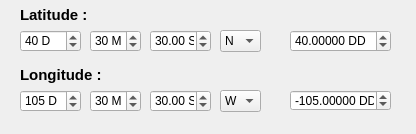
<?xml version="1.0" encoding="UTF-8"?>
<ui version="4.0">
 <class>LatlngcalcDialogBase</class>
 <widget class="QDialog" name="LatlngcalcDialogBase">
  <property name="geometry">
   <rect>
    <x>0</x>
    <y>0</y>
    <width>416</width>
    <height>134</height>
   </rect>
  </property>
  <property name="windowTitle">
   <string>Latitude / Longitude Calculator</string>
  </property>
  <widget class="QLabel" name="label">
   <property name="geometry">
    <rect>
     <x>20</x>
     <y>-1</y>
     <width>71</width>
     <height>31</height>
    </rect>
   </property>
   <property name="font">
    <font>
     <pointsize>11</pointsize>
     <weight>75</weight>
     <bold>true</bold>
    </font>
   </property>
   <property name="text">
    <string>Latitude :</string>
   </property>
  </widget>
  <widget class="QSpinBox" name="spbLatD">
   <property name="geometry">
    <rect>
     <x>20</x>
     <y>30</y>
     <width>61</width>
     <height>22</height>
    </rect>
   </property>
   <property name="suffix">
    <string> D</string>
   </property>
   <property name="maximum">
    <number>90</number>
   </property>
   <property name="value">
    <number>40</number>
   </property>
  </widget>
  <widget class="QSpinBox" name="spbLatM">
   <property name="geometry">
    <rect>
     <x>90</x>
     <y>30</y>
     <width>51</width>
     <height>22</height>
    </rect>
   </property>
   <property name="suffix">
    <string> M</string>
   </property>
   <property name="maximum">
    <number>59</number>
   </property>
   <property name="value">
    <number>30</number>
   </property>
  </widget>
  <widget class="QDoubleSpinBox" name="spbLatS">
   <property name="geometry">
    <rect>
     <x>150</x>
     <y>30</y>
     <width>61</width>
     <height>22</height>
    </rect>
   </property>
   <property name="prefix">
    <string/>
   </property>
   <property name="suffix">
    <string> S</string>
   </property>
   <property name="maximum">
    <double>59.990000000000002</double>
   </property>
   <property name="value">
    <double>30.000000000000000</double>
   </property>
  </widget>
  <widget class="QComboBox" name="cmbLatH">
   <property name="geometry">
    <rect>
     <x>220</x>
     <y>30</y>
     <width>41</width>
     <height>22</height>
    </rect>
   </property>
   <item>
    <property name="text">
     <string>N</string>
    </property>
   </item>
   <item>
    <property name="text">
     <string>S</string>
    </property>
   </item>
  </widget>
  <widget class="QDoubleSpinBox" name="spbLatDD">
   <property name="geometry">
    <rect>
     <x>290</x>
     <y>30</y>
     <width>101</width>
     <height>22</height>
    </rect>
   </property>
   <property name="suffix">
    <string> DD</string>
   </property>
   <property name="decimals">
    <number>5</number>
   </property>
   <property name="minimum">
    <double>-90.000000000000000</double>
   </property>
   <property name="maximum">
    <double>90.000000000000000</double>
   </property>
   <property name="singleStep">
    <double>0.010000000000000</double>
   </property>
   <property name="value">
    <double>40.000000000000000</double>
   </property>
  </widget>
  <widget class="QDoubleSpinBox" name="spbLngS">
   <property name="geometry">
    <rect>
     <x>150</x>
     <y>90</y>
     <width>61</width>
     <height>22</height>
    </rect>
   </property>
   <property name="prefix">
    <string/>
   </property>
   <property name="suffix">
    <string> S</string>
   </property>
   <property name="maximum">
    <double>59.990000000000002</double>
   </property>
   <property name="value">
    <double>30.000000000000000</double>
   </property>
  </widget>
  <widget class="QComboBox" name="cmbLngH">
   <property name="geometry">
    <rect>
     <x>220</x>
     <y>90</y>
     <width>41</width>
     <height>22</height>
    </rect>
   </property>
   <item>
    <property name="text">
     <string>W</string>
    </property>
   </item>
   <item>
    <property name="text">
     <string>E</string>
    </property>
   </item>
  </widget>
  <widget class="QDoubleSpinBox" name="spbLngDD">
   <property name="geometry">
    <rect>
     <x>290</x>
     <y>90</y>
     <width>101</width>
     <height>21</height>
    </rect>
   </property>
   <property name="suffix">
    <string> DD</string>
   </property>
   <property name="decimals">
    <number>5</number>
   </property>
   <property name="minimum">
    <double>-180.000000000000000</double>
   </property>
   <property name="maximum">
    <double>180.000000000000000</double>
   </property>
   <property name="singleStep">
    <double>0.010000000000000</double>
   </property>
   <property name="value">
    <double>-105.000000000000000</double>
   </property>
  </widget>
  <widget class="QSpinBox" name="spbLngD">
   <property name="geometry">
    <rect>
     <x>20</x>
     <y>90</y>
     <width>61</width>
     <height>22</height>
    </rect>
   </property>
   <property name="suffix">
    <string> D</string>
   </property>
   <property name="maximum">
    <number>180</number>
   </property>
   <property name="value">
    <number>105</number>
   </property>
  </widget>
  <widget class="QSpinBox" name="spbLngM">
   <property name="geometry">
    <rect>
     <x>90</x>
     <y>90</y>
     <width>51</width>
     <height>22</height>
    </rect>
   </property>
   <property name="suffix">
    <string> M</string>
   </property>
   <property name="maximum">
    <number>59</number>
   </property>
   <property name="value">
    <number>30</number>
   </property>
  </widget>
  <widget class="QLabel" name="label_2">
   <property name="geometry">
    <rect>
     <x>20</x>
     <y>59</y>
     <width>91</width>
     <height>31</height>
    </rect>
   </property>
   <property name="font">
    <font>
     <pointsize>11</pointsize>
     <weight>75</weight>
     <bold>true</bold>
    </font>
   </property>
   <property name="text">
    <string>Longitude :</string>
   </property>
  </widget>
 </widget>
 <resources/>
 <connections/>
</ui>
